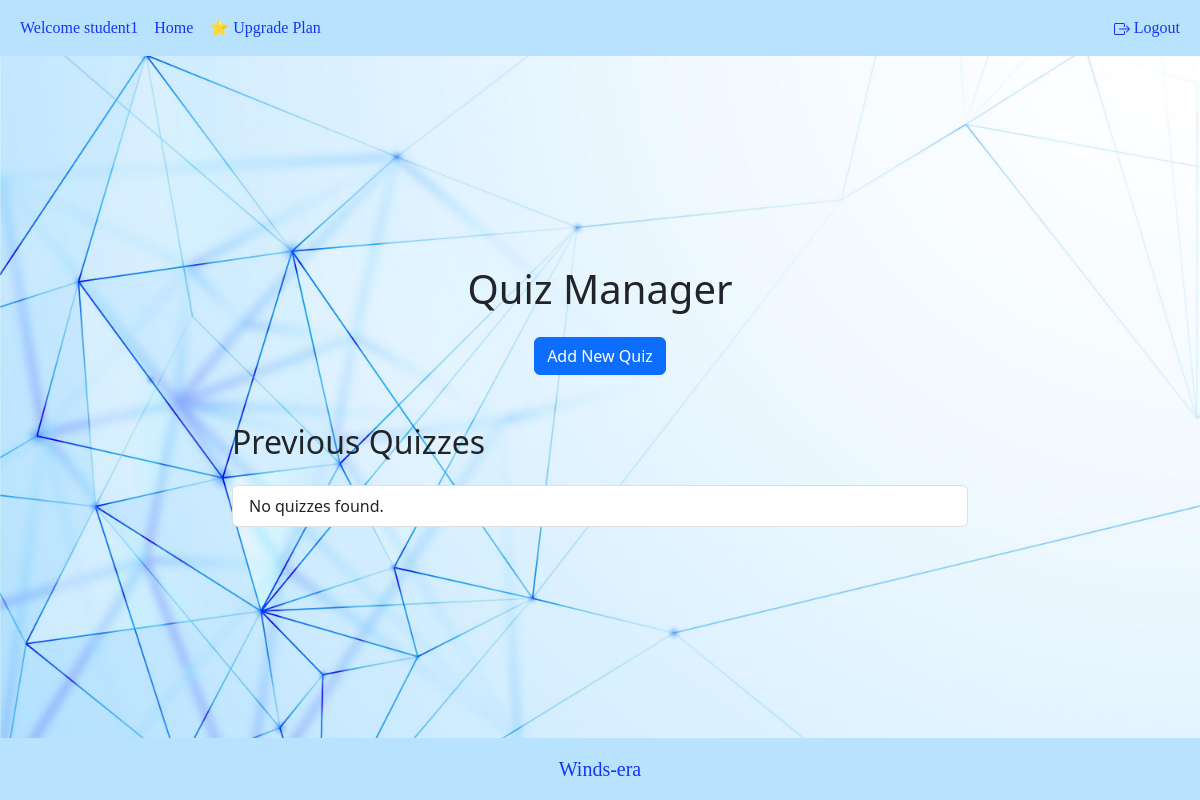
The app's page /quiz/quizzes/game_development/ (signed in), older data.
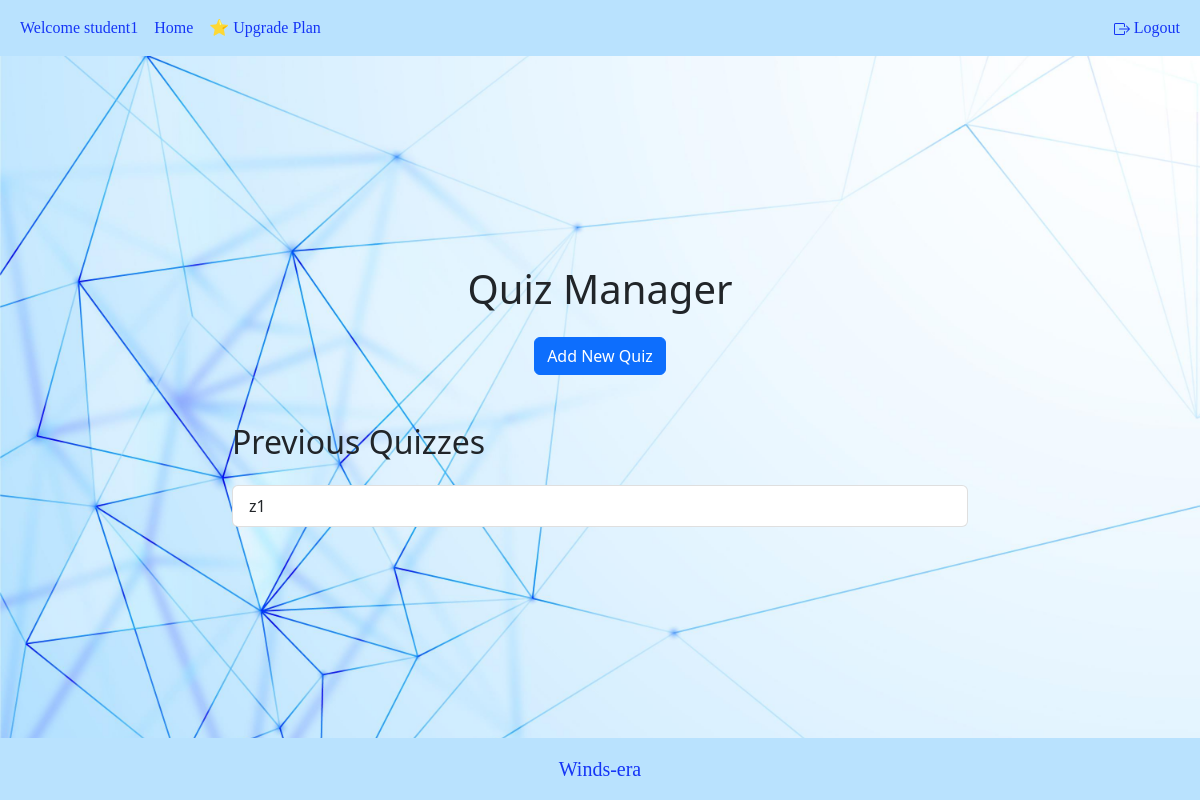
The same page, newer data.
### quiz/models.py (models this page shows, shortened)
class Quiz(models.Model):
    name = models.CharField(max_length=120)
    topic = models.CharField(max_length=120)
    number_of_questions = models.IntegerField()
    time = models.IntegerField(help_text="duration of the quiz in minutes")
    required_score_to_pass = models.IntegerField(help_text="required score in %")
    difficulty = models.CharField(max_length=6, choices=DIFF_CHOICES)
    class Meta:
        verbose_name_plural = 'Quizes'

### quiz/views.py (the view)
# urls.py: path('quizzes/<str:slug>/', quizzes, name='quizzes'),
@login_required
def quizzes(request, slug):
    quizzes = Quiz.objects.filter(topic=slug)
    return render(request, 'quiz/quizzes.html', {'quizzes': quizzes, 'slug': slug})

### quiz/templates/quiz/quizzes.html (shortened to what this page needs)
{% extends "root.html" %} {% block content %}
<div class="container py-4">
  <div class="row justify-content-center">
    <div class="col-md-8 text-center">
      <h1 class="mb-4">Quiz Manager</h1>
      <a href="{% url 'quiz:add_quiz' slug=slug %}" class="btn btn-primary"
        >Add New Quiz</a
      >
    </div>
  </div>
  <div class="row mt-5">
    <div class="col-md-8 offset-md-2">
      <h2 class="mb-4">Previous Quizzes</h2>
      <div class="list-group">
        {% for quiz in quizzes %}
        <a
          href="{% url 'quiz:update_quiz' quiz_id=quiz.id slug=slug %}"
          class="list-group-item list-group-item-action quiz-link"
          >{{ quiz.name|slice:"3:" }}</a
        >
        {% empty %}
        <div class="list-group-item">No quizzes found.</div>
        {% endfor %}
      </div>
    </div>
  </div>
</div>
{% endblock content %}

Row changes from the older to the newer data that the page shows:
added Quiz: name "z1"
Text that changed along with them:
text no longer shown: "No quizzes found."
